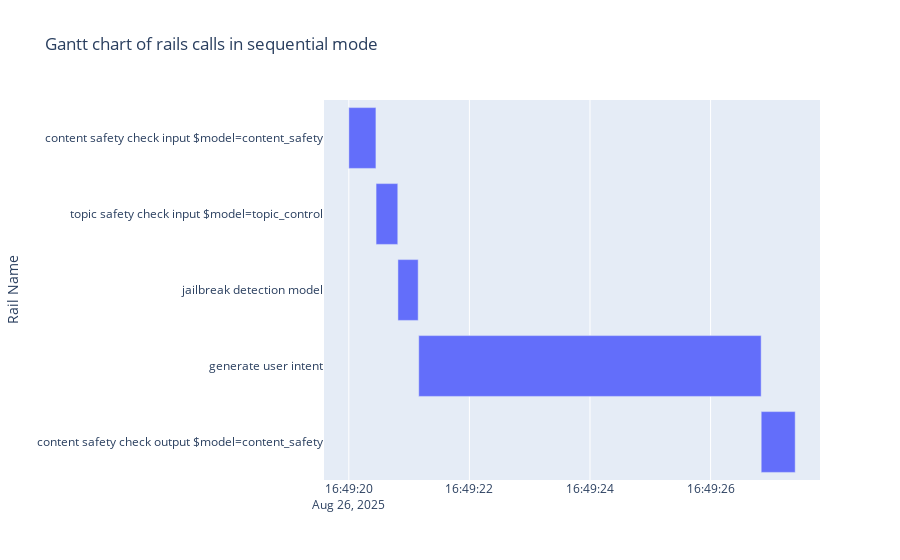

Source (notebook cell):
### Markdown cell above
The Gantt chart below illustrates the sequence of rails in the sequential configuration. All input rails run sequentially as expected. Once these three input rails validate that the user's request is safe, it's sent to the main application LLM. After the main LLM generates a response, the content-safety output rail checks it before it is returned to the user.

### Code cell
# Let's plot a Gantt chart, to show the sequence of when the rails execute

fig = px.timeline(
    sequential_df.loc[sequential_df["is_rail"]],
    x_start="start_dt",
    x_end="end_dt",
    y="name",
    title="Gantt chart of rails calls in sequential mode",
    labels={"name": "Rail Name"},
)
fig.update_yaxes(autorange="reversed")
fig.show()

### Figure 1 — Plotly figure (JSON) as saved in the notebook; plotly's stock layout.template omitted (floating-point values rounded to 4 significant figures)
{"data": [{"base": ["2025-08-26T16:49:20.000000000", "2025-08-26T16:49:20.452291965", "2025-08-26T16:49:20.814581871", "2025-08-26T16:49:21.159738064", "2025-08-26T16:49:26.839180946"], "hovertemplate": "start_dt=%{base}<br>end_dt=%{x}<br>Rail Name=%{y}<extra></extra>", "legendgroup": "", "marker": {"color": "#636efa", "pattern": {"shape": ""}}, "name": "", "orientation": "h", "showlegend": false, "textposition": "auto", "type": "bar", "x": [450, 360, 336, 5679, 564], "xaxis": "x", "y": ["content safety check input $model=content_safety", "topic safety check input $model=topic_control", "jailbreak detection model", "generate user intent", "content safety check output $model=content_safety"], "yaxis": "y"}], "layout": {"barmode": "overlay", "legend": {"tracegroupgap": 0}, "title": {"text": "Gantt chart of rails calls in sequential mode"}, "xaxis": {"anchor": "y", "domain": [0, 1], "type": "date"}, "yaxis": {"anchor": "x", "autorange": "reversed", "domain": [0, 1], "title": {"text": "Rail Name"}}}}
